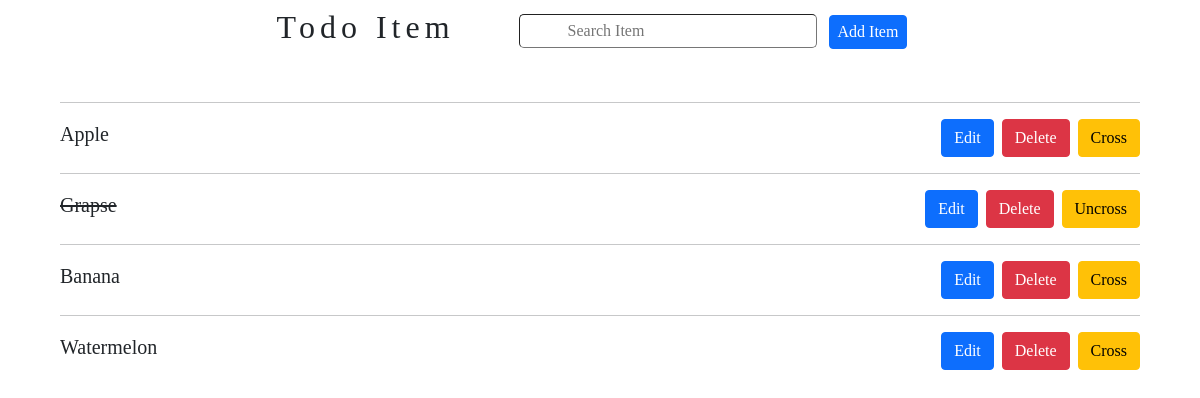
Before: / with the older database file.
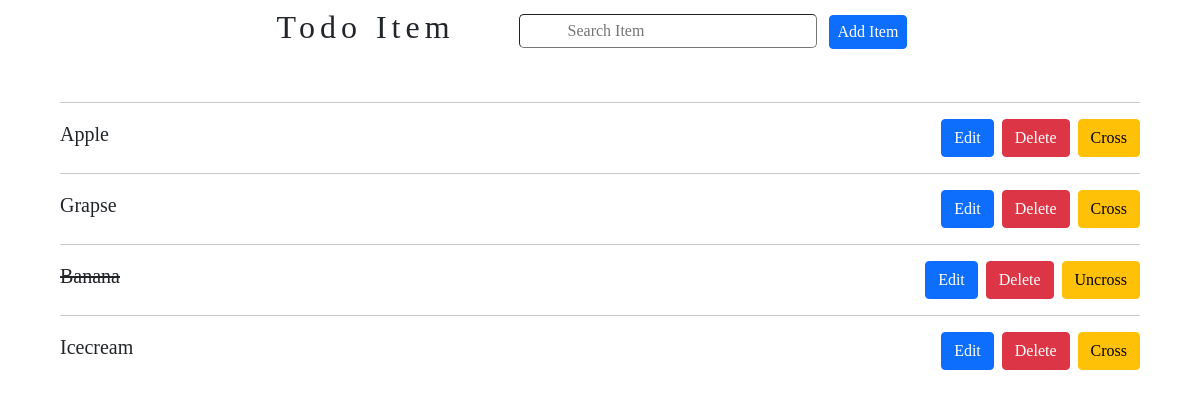
After: the same page with the newer database file.
### todo/models.py (models this page shows)
class Todo(models.Model):
    added_date = models.DateTimeField(auto_now_add=True)
    item= models.CharField(max_length=200)
    completed = models.BooleanField(default = False)

### todo/views.py (the view)
# urls.py: path('', views.home, name='home'),
def home(request):
    items = Todo.objects.all().order_by('added_date')
    data={
            'items':items,
    }
    return render(request, 'index.html', data)

### todo/templates/index.html (shortened to what this page needs)
<!DOCTYPE html>
{% load static %}
<html lang="en">
<head>
    <link href="https://cdn.jsdelivr.net/npm/bootstrap@5.0.2/dist/css/bootstrap.min.css" rel="stylesheet">
    <link rel="stylesheet" href="{% static 'CSS/style.css' %}">
</head>
<body>
    <div class="container-fluid mt-2">
        <div class="d-flex align-items-center justify-content-center">
            <h2 class="me-5 todoitem">Todo Item</h2>
            <form action="add-todo/" method="post" class="form-check-inline">
                <input type="search" name="content" id="search" placeholder="Search Item" class=" p-1 px-5 border-1 ms-3">
                <button type="submit"  class=" border-1 p-1 ms-2 btn btn-primary px-2">Add Item</button>
           </form>
        </div>
        <div class="itemcontainer mt-5 ms-5">
            {% for i in items %}
            <div class="items">
                <hr class="me-5">
                <div class="item d-flex align-items-center justify-content-between">
                    <h5 class="text-capitalize font-time {% if i.completed %}text-decoration-line-through{% endif %}">{{i.item}}</h5>
                    <div class=" me-5 d-flex">
                        <form action="edit/{{i.id}}" method="post">
                        <button class="btn btn-primary">Edit</button>
                        </form>
                        <form action="delete/{{i.id}}" method="get">
                        <button class="btn btn-danger mx-2">Delete</button>
                        </form>
                        {% if i.completed %}
                        <form action="crossoff/{{i.id}}" method="get">
                        <button class="btn btn-warning">Uncross</button>
                        </form>
                        {% else %}
                        <form action="uncross/{{i.id}}" method="get">
                            <button class="btn btn-warning">Cross</button>
                        </form>
                        {% endif %}
                    </div>
                </div>
            </div>
            {% endfor %}
        </div>
    </div>
</body>
</html>

### todo/static/CSS/style.css (style rules this page uses)
* { margin: 0; box-sizing: border-box; font-family: Georgia, 'Times New Roman', Times, serif; }
.todoitem { word-spacing: 1px; font-family: Georgia, 'Times New Roman', Times, serif; letter-spacing: 5px; }
#search { outline: none; border-radius: 5px; }

Changed rows visible on the page:
removed Todo: item "Watermelon"
changed Todo "Grapse": completed "Uncross" → "Cross"
changed Todo "Banana": completed "Cross" → "Uncross"
added Todo: item "Icecream"
